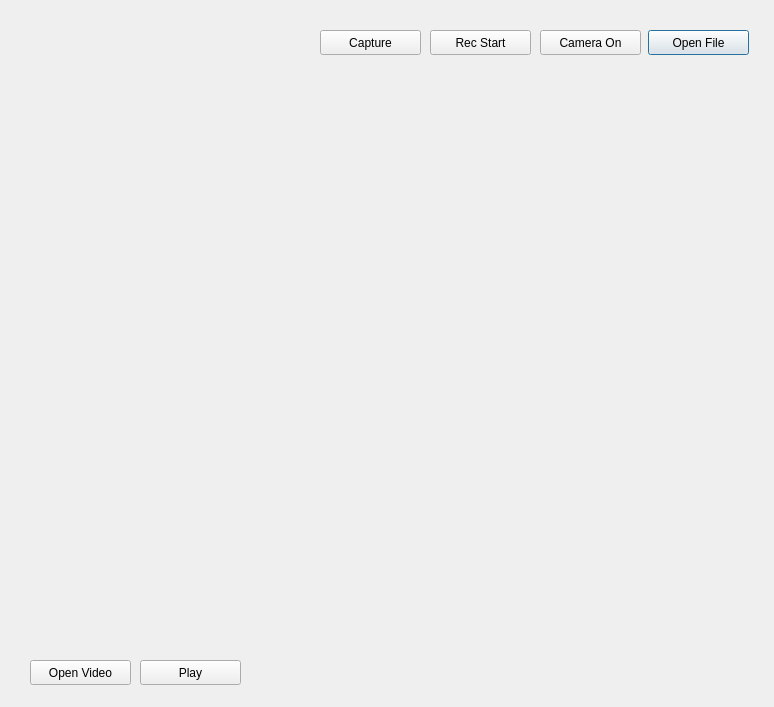
<?xml version="1.0" encoding="UTF-8"?>
<ui version="4.0">
 <class>Dialog</class>
 <widget class="QDialog" name="Dialog">
  <property name="geometry">
   <rect>
    <x>0</x>
    <y>0</y>
    <width>774</width>
    <height>707</height>
   </rect>
  </property>
  <property name="windowTitle">
   <string>Dialog</string>
  </property>
  <widget class="QLabel" name="label">
   <property name="geometry">
    <rect>
     <x>36</x>
     <y>80</y>
     <width>711</width>
     <height>541</height>
    </rect>
   </property>
   <property name="text">
    <string/>
   </property>
  </widget>
  <widget class="QPushButton" name="btnOpen">
   <property name="geometry">
    <rect>
     <x>648</x>
     <y>30</y>
     <width>101</width>
     <height>25</height>
    </rect>
   </property>
   <property name="text">
    <string>Open File</string>
   </property>
  </widget>
  <widget class="QPushButton" name="btnCamera">
   <property name="geometry">
    <rect>
     <x>540</x>
     <y>30</y>
     <width>101</width>
     <height>25</height>
    </rect>
   </property>
   <property name="text">
    <string>Camera On</string>
   </property>
  </widget>
  <widget class="QPushButton" name="btnRecord">
   <property name="geometry">
    <rect>
     <x>430</x>
     <y>30</y>
     <width>101</width>
     <height>25</height>
    </rect>
   </property>
   <property name="text">
    <string>Rec Start</string>
   </property>
  </widget>
  <widget class="QLabel" name="label2">
   <property name="geometry">
    <rect>
     <x>30</x>
     <y>30</y>
     <width>67</width>
     <height>17</height>
    </rect>
   </property>
   <property name="text">
    <string/>
   </property>
  </widget>
  <widget class="QPushButton" name="btnCapture">
   <property name="geometry">
    <rect>
     <x>320</x>
     <y>30</y>
     <width>101</width>
     <height>25</height>
    </rect>
   </property>
   <property name="text">
    <string>Capture</string>
   </property>
  </widget>
  <widget class="QPushButton" name="btnOpenVideo">
   <property name="geometry">
    <rect>
     <x>30</x>
     <y>660</y>
     <width>101</width>
     <height>25</height>
    </rect>
   </property>
   <property name="text">
    <string>Open Video</string>
   </property>
  </widget>
  <widget class="QPushButton" name="btnOpenVideo_2">
   <property name="geometry">
    <rect>
     <x>140</x>
     <y>660</y>
     <width>101</width>
     <height>25</height>
    </rect>
   </property>
   <property name="text">
    <string>Play</string>
   </property>
  </widget>
 </widget>
 <resources/>
 <connections/>
</ui>
